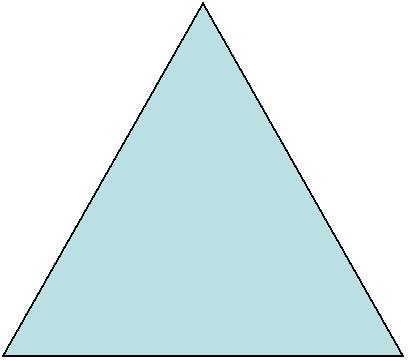
#> input picture Resources/triangle.png, 409 x 360 px
$ python contours.py
#> lines starting #> are read from the running program, lines starting #| are printed output that depends on the picture; after the words box and inside, x2 and y2 are one past the last pixel; in counts of white or black regions, pixels touching at a corner belong together; long printed decimals are rounded
import numpy as np
import cv2 as cv
import matplotlib.pyplot as plt

"""INFO
all information about contours you need to know
"""


def contourFeatures():
    """
    0.findContours dealing with binary imgs, be careful, the noise has a great effect on findContours, so make sure it
    is clean and without noise on the edge.

    1.moments  :return an array M which M['m00'] represents the area of the img

    2.countArea  :return area

    3.countArcLength  :return premier

    4.contour approximation  :return cnt

    5.convex hull  :return cnt @parameter:returnPoints by default is true

    6.checking is convexity  :return bool

    7.bounding rectangle{ a. straight bounding rectangle b. rotated bounding rectangle}
    the former returns x,y,w,h (using cv.rectangle),
    and the latter returns a struct like (center (x,y), (width, height), angle of rotation) \
    then using cv.boxPoints(the struct mentioned above) to get a cnt

    8.minimum enclosing circle  :return (x,y),radius

    9.fitting an ellipse  :return a struct which can be directly used in cv.ellipse(img,ellipse,color,fontSize)

    10.fitting a line  :return [vx,vy,x0,y0] where vx and vy are normalized vector (we can get angle from this)
    while (x0,y0) is a point truly on the line. Then we use some mathematics trick and cv.line to draw the whole line

    :return: None
    """

    kernel = cv.getStructuringElement(cv.MORPH_RECT, (3, 3))
    img = cv.imread("Resources/triangle.png")
#> img is the input picture: shape (360, 409, 3); mean B, G, R 237.7, 236.3, 218.6
    imgOri = img.copy()
    img = cv.cvtColor(img, cv.COLOR_BGR2GRAY)
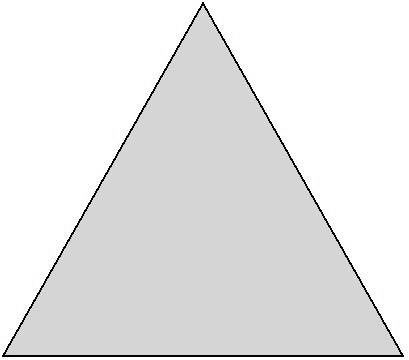
#> img: shape (360, 409); min 0, max 255, mean 231.2
    ret, imgBinary = cv.threshold(img, 240, 255, cv.THRESH_BINARY_INV)
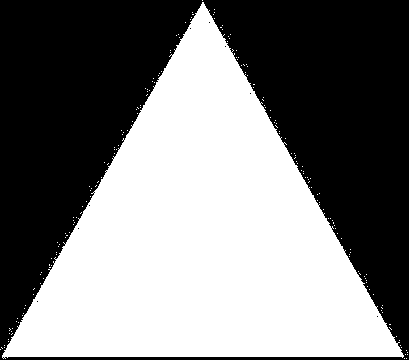
#> imgBinary: shape (360, 409); 48.9% white; 187 white regions (186 under 20 px), largest, box (x1, y1, x2, y2) and area: (2, 2, 404, 359) 71801
    img = cv.erode(imgBinary, kernel)
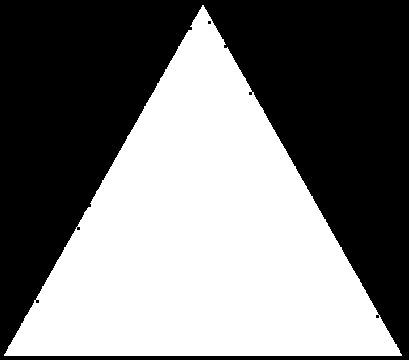
#> img: shape (360, 409); 47.6% white; 1 white region, box (x1, y1, x2, y2) and area: (4, 5, 402, 356) 70142
    img = cv.medianBlur(img, 9)
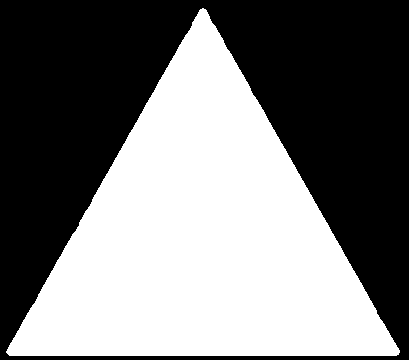
#> img: shape (360, 409); 47.6% white; 1 white region
    # img is binary
    contours, hierarchy = cv.findContours(img, cv.RETR_TREE, cv.CHAIN_APPROX_SIMPLE)
#> contours = 1 contour; box (x1, y1, x2, y2) and area: (6, 8, 400, 356) 69582
    cnt = contours[0]
#> cnt = contour of 583 points, box (x1, y1, x2, y2) (6, 8, 400, 356), area 69582
    """suppose we have know there is only one contour and in fact it is"""

    """moments 1.count area 2.count length"""
    # [10 lines of commented-out code are left out]

    """count length && approximation"""
    print(cv.arcLength(cnt, True))
#| 1248.614
    imgApproximation = cv.approxPolyDP(cnt, 0.01 * cv.arcLength(cnt, True), True)
#> imgApproximation = [[200, 9], [6, 352], [398, 354]]
    cv.drawContours(imgOri, [imgApproximation], 0, [255, 0, 0], 2)
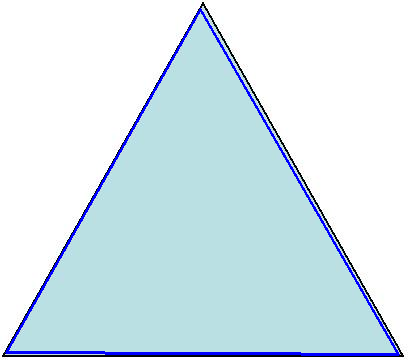
#> imgOri: shape (360, 409, 3); 2.08% of pixels changed, all inside (x1, y1, x2, y2) = (5, 8, 400, 356)
    cv.imshow("tep", imgOri)
    cv.waitKey(0)

    """imgHull"""
    # [4 lines of commented-out code are left out]

    """bounding rect/rotated rect"""
    # [8 lines of commented-out code are left out]

    """minAreaCircle"""
    # (x, y), radius = cv.minEnclosingCircle(cnt)
    # x, y, radius = round(x), round(y), round(radius)
    # cv.circle(imgOri, (x, y), radius, (255, 0, 0), 2)

    """minAreaEllipse"""
    # [4 lines of commented-out code are left out]
    """fitting a line"""
    """
    @param1: cnt
    @param2: distType such as l2,l12 norm
    @param3: Numerical parameter ( C ) for some types of distances.
             If it is 0, an optimal value is chosen.
    @param4 reps: Sufficient accuracy for the radius (distance between the coordinate origin and the line).
    @param5 aeps: Sufficient accuracy for the angle.
    0.01 would be a good default value for reps and aeps.
    """
    # [7 lines of commented-out code are left out]


# [70 lines left out: functions contourProperties, contourFunctions, contoursHierarchy, not called in this run]


if __name__ == "__main__":
    contourFeatures()
    # contourFunctions()
    pass
